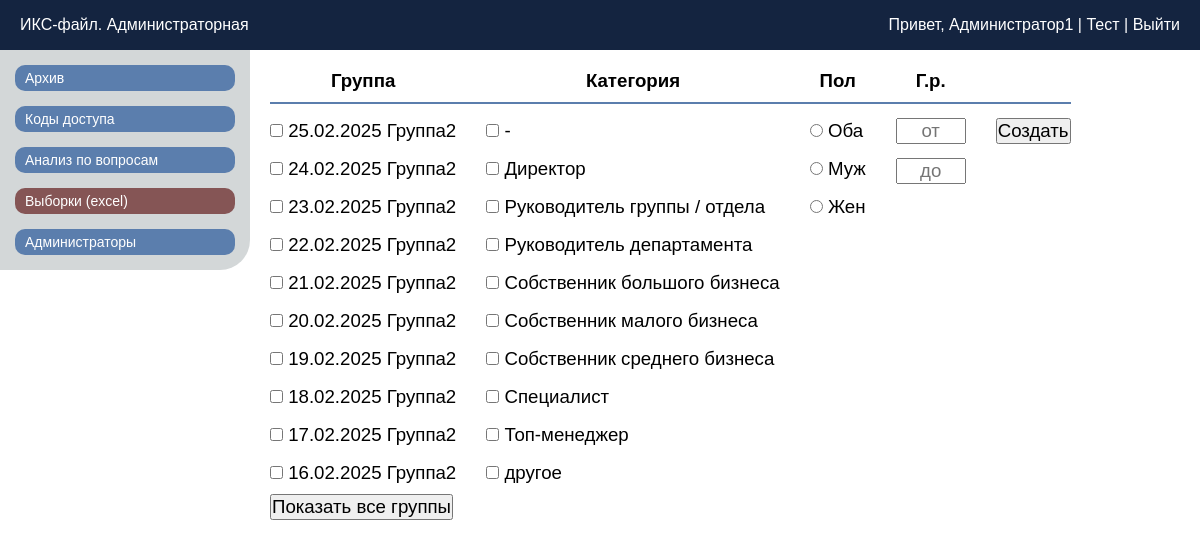
/cab_excelgen (signed in), run on the app's committed database.
### tables this page shows
CREATE TABLE ISeC_results (
                userId TEXT PRIMARY KEY, userGroup TEXT, userName TEXT, userSurname TEXT, userSex TEXT, userBirthyear INTEGER, userCategory TEXT, userEmail TEXT,
                adaptation_1 INTEGER, compromise_1 INTEGER, bidding_1 INTEGER, threat_1 INTEGER, logicArgument_1 INTEGER, emotionsArgument_1 INTEGER,
                adaptationCount_1 REAL, compromiseCount_1 REAL, biddingCount_1 REAL, threatCount_1 REAL, logicArgumentCount_1 REAL, emotionsArgumentCount_1 REAL,
                b1_q1_top INTEGER, b1_q2_top INTEGER, b1_q3_top INTEGER, b1_q4_top INTEGER, b1_q5_top INTEGER, b1_q6_top INTEGER, b1_q7_top INTEGER, b1_q8_top INTEGER,
                b1_q9_top INTEGER, b1_q10_top INTEGER, b1_q11_top INTEGER, b1_q12_top INTEGER, b1_q13_top INTEGER, b1_q14_top INTEGER, b1_q15_top INTEGER,

                adaptation_2 INTEGER, compromise_2 INTEGER, threat_2 INTEGER, cooperation_2 INTEGER, avoidance_2 INTEGER,
                adaptationCount_2 REAL, compromiseCount_2 REAL, threatCount_2 REAL, cooperationCount_2 REAL, avoidanceCount_2 REAL,
                b2_q1_top INTEGER, b2_q2_top INTEGER, b2_q3_top INTEGER, b2_q4_top INTEGER, b2_q5_top INTEGER, b2_q6_top INTEGER, b2_q7_top INTEGER, b2_q8_top INTEGER,
                b2_q9_top INTEGER, b2_q10_top INTEGER, b2_q11_top INTEGER, b2_q12_top INTEGER, b2_q13_top INTEGER, b2_q14_top INTEGER, b2_q15_top INTEGER, b2_q16_top INTEGER,
                b2_q17_top INTEGER, b2_q18_top INTEGER, b2_q19_top INTEGER, b2_q20_top INTEGER, b2_q21_top INTEGER, b2_q22_top INTEGER, b2_q23_top INTEGER, b2_q24_top INTEGER,
                b2_q25_top INTEGER, b2_q26_top INTEGER, b2_q27_top INTEGER, b2_q28_top INTEGER, b2_q29_top INTEGER, b2_q30_top INTEGER,

                adaptation_3 INTEGER, threat_3 INTEGER, cooperation_3 INTEGER,
                adaptationCount_3 REAL, threatCount_3 REAL, cooperationCount_3 REAL,
                b3_q1 INTEGER, b3_q2 INTEGER, b3_q3 INTEGER, b3_q4 INTEGER, b3_q5 INTEGER, b3_q6 INTEGER, b3_q7 INTEGER, b3_q8 INTEGER, b3_q9 INTEGER,

                understandingOfStyles_4 INTEGER, strengthInstallation_4 INTEGER, manipulationInstallation_4 INTEGER, negotiationsInstallation_4 INTEGER,
                strengthInstallationCount_4 REAL, manipulationInstallationCount_4 REAL, negotiationsInstallationCount_4 REAL,
                b4_q1 INTEGER, b4_q2 INTEGER, b4_q3 INTEGER, b4_q4 INTEGER, b4_q5 INTEGER, b4_q6 INTEGER, b4_q7 INTEGER, b4_q8 INTEGER,
                b4_q9 INTEGER, b4_q10 INTEGER, b4_q11 INTEGER, b4_q12 INTEGER, b4_q13 INTEGER, b4_q14 INTEGER, b4_q15 INTEGER, b4_q16 INTEGER,

                adaptation_5 INTEGER, bidding_5 INTEGER, logicArgument_5 INTEGER, emotionsArgument_5 INTEGER, avoidance_5 INTEGER,
                adaptationCount_5 REAL, biddingCount_5 REAL, logicArgumentCount_5 REAL, emotionsArgumentCount_5 REAL, avoidanceCount_5 REAL,
                b5_q1 INTEGER, b5_q2 INTEGER, b5_q3 INTEGER, b5_q4 INTEGER, b5_q5 INTEGER, b5_q6 INTEGER, b5_q7 INTEGER, b5_q8 INTEGER,
                b5_q9 INTEGER, b5_q10 INTEGER, b5_q11 INTEGER, b5_q12 INTEGER,

                logicArgument_6 INTEGER, emotionsArgument_6 INTEGER,
                logicArgumentCount_6 REAL, emotionsArgumentCount_6 REAL,
                b6_q1 INTEGER, b6_q2 INTEGER, b6_q3 INTEGER, b6_q4 INTEGER, b6_q5 INTEGER, b6_q6 INTEGER, b6_q7 INTEGER, b6_q8 INTEGER, b6_q9 INTEGER, b6_q10 INTEGER

            );

### app.py (the view)
@app.route('/cab_excelgen')
def cab_excelgen():
    if 'admin_data' not in session:
        return redirect(url_for('cab_login'))
    groups = get_unique_groups()  # Получаем уникальные группы
    categories = get_unique_categories()  # Получаем уникальные категории
    sorted_groups = sort_groups_by_date(groups)  # Сортируем группы по дате
    return render_template('cab_excelgen.html', groups=sorted_groups, categories=categories)

### app.py (called while the page is built)
def get_db_connection():
    try:
        db_path = os.path.join(os.path.dirname(__file__), 'database/ISeC_database.db')
        if not os.path.exists(db_path):
            print(f"База данных не найдена по пути: {db_path}")
        print("Попытка подключения к базе данных...")
        conn = sqlite3.connect(db_path)  # Укажите путь к вашей базе данных
        conn.row_factory = sqlite3.Row  # Позволяет обращаться к столбцам по именам
        print("Подключение успешно.")
        return conn
    except sqlite3.Error as e:
        print(f"Ошибка подключения к базе данных: {e}")
        return None

def get_unique_groups():
    conn = get_db_connection()
    cursor = conn.cursor()
    cursor.execute("SELECT DISTINCT userGroup FROM ISeC_results")
    groups = cursor.fetchall()
    cursor.close()
    conn.close()
    return [group[0] for group in groups]  # Преобразуем в список

def get_unique_categories():
    conn = get_db_connection()
    cursor = conn.cursor()
    cursor.execute("SELECT DISTINCT userCategory FROM ISeC_results")
    categories = cursor.fetchall()
    cursor.close()
    conn.close()
    return sorted([category[0] for category in categories])  # Преобразуем в список и сортируем по алфавиту

def sort_groups_by_date(groups):
    def extract_date(group_name):
        match = re.search(r'(\d{2}\.\d{2}\.\d{4})', group_name)  # Используем регулярное выражение для извлечения даты
        if match:
            date_str = match.group(1)
            return datetime.strptime(date_str, '%d.%m.%Y')  # Преобразуем строку в объект datetime
        return datetime.min  # Если дата не найдена, возвращаем минимальную дату
    return sorted(groups, key=extract_date, reverse=True)  # Сортируем группы по дате в обратном порядке (от самой поздней к самой ранней)

### templates/cab_excelgen.html (shortened to what this page needs)
<!doctype html>
<html lang="ru">
<head>
	<link rel="stylesheet" href="{{ url_for('static', filename='css/style_adminCab.css') }}">
</head>
<body>
	<header class="header">
		<div class="header_ISeC">ИКС-файл. Администраторная</div>
		<div class="header_admin">
			<span>
				Привет, <a href="{{ url_for('index') }}">{{ session['admin_data']['adminName'] }}</a> |
				<a href="{{ url_for('index') }}">Тест</a> |
				<a href="{{ url_for('cab_logout') }}">Выйти</a>
			</span>
		</div>
	</header>
	<main class="main">
		<div class="side_menu">
			<button class="btn_sidelink" id="btn_cab_archive">
				Архив
			</button>
			<button class="btn_sidelink" id="btn_cab_codes">
				Коды доступа
			</button>
			<button class="btn_sidelink" id="btn_cab_analysis">
				Анализ по вопросам
			</button>
			<button class="btn_sidelink_actual" id="btn_cab_excelgen">
				Выборки (excel)
			</button>
			<button class="btn_sidelink" id="btn_cab_admins">
				Администраторы
			</button>
		</div>
        {% if session.admin_data.excelgenAccess == 'true' %}
		<div class="central_excelgen">
			<table>
				<thead>
					<tr class="conditions_head">
						<th class="conditions_head_th_0">
							<p>Группа</p>
						</th>
						<th class="conditions_head_th_1">
							<p>Категория</p>
						</th>
						<th class="conditions_head_th_2">
							<p>Пол</p>
						</th>
						<th class="conditions_head_th_3">
							<p>Г.р.</p>
						</th>
						<th class="conditions_head_th_4">
						</th>
					</tr>
				</thead>
				<tbody>
					<tr class="conditions_block">
						<td class="conditions_block_td_0">
							<div name="group_fullname">
								{% for group in groups %}
								<div class="group-item {% if loop.index > 10 %}hidden_groups{% endif %}">
									<input type="checkbox" id="group_{{ loop.index }}" name="group_checkbox"
										value="{{ group }}">
									<label for="group_{{ loop.index }}">{{ group }}</label>
								</div>
								{% endfor %}
							</div>
							<button id="show_all_groups"
								class="{% if groups|length <= 10 %}hidden-button{% endif %}">Показать все
								группы</button>
						</td>
						<td class="conditions_block_td_1">
							<div name="category">
								{% for category in categories %}
								<div>
									<input type="checkbox" id="category_{{ loop.index }}" name="category_checkbox"
										value="{{ category }}">
									<label for="category_{{ loop.index }}">{{ category }}</label>
								</div>
								{% endfor %}
							</div>
						</td>
						<td class="conditions_block_td_2">
							<div class="excelgen_inputs">
								<div>
									<input type="radio" name="sex" id="sex_both">
									<label for="sex_both">Оба</label>
								</div>
								<div>
									<input type="radio" name="sex" value="Мужской" id="sex_male">
									<label for="sex_both">Муж</label>
								</div>
								<div>
									<input type="radio" name="sex" value="Женский" id="sex_female">
									<label for="sex_both">Жен</label>
								</div>
							</div>
						</td>
						<td class="conditions_block_td_3">
							<div>
								<input type="text" id="yearFrom" placeholder="от" autocomplete="off">
							</div>
							<div>
								<input type="text" id="yearUntil" placeholder="до" autocomplete="off">
							</div>
						</td>
						<td class="conditions_block_td_4">
							<button id="start_excelgen">Создать</button>
						</td>
					</tr>
				</tbody>
			</table>
		</div>
        {% else %}
        <span class="access_blocked">У Вас нет доступа к этой странице</span>
        {% endif %}
	</main>
</body>
</html>

### static/css/style_adminCab.css (style rules this page uses)
* { margin: 0; padding: 0; box-sizing: border-box; }
body { font-family: Arial, sans-serif; background-color: #ffffff; }
.header { width: 100%; height: 50px; display: flex; justify-content: space-between; align-items: center; padding: 0 10px; color: #ffffff; background-color: #142440; }
.header_ISeC { padding-left: 10px; }
.header_admin { text-align: right; padding-right: 10px; }
a { text-decoration: none; color: inherit; background-color: transparent; }
.main { display: flex; flex-direction: row; }
.side_menu { padding-top: 15px; display: flex; flex-direction: column; width: 250px; background-color: #d3d7d8; height: 220px; gap: 15px; border-bottom-right-radius: 30px; }
.btn_sidelink { color: #ffffff; background-color: #5b7ead; text-align: left; font-size: 14px; margin: 0 15px; padding: 5px 0 5px 10px; border-radius: 10px; border: none; cursor: pointer; }
.btn_sidelink_actual { color: #ffffff; background-color: #855555; text-align: left; font-size: 14px; margin: 0 15px; padding: 5px 0 5px 10px; border-radius: 10px; border: none; cursor: pointer; }
.central_excelgen * { border-collapse: collapse; font-size: 14pt; }
.central_excelgen table { margin: 20px 0 0 20px; }
.conditions_block_td_3 * { width: 70px; margin-top: 7px; text-align: center; }
.conditions_block_td_4 * { margin-top: 14px; }
.conditions_block { vertical-align: top; }
.conditions_head { border-bottom: 2px solid #5b7ead; }
.conditions_head * { padding-bottom: 5px; }
.conditions_head th, .conditions_block_td_0, .conditions_block_td_1, .conditions_block_td_2, .conditions_block_td_3 { padding-right: 30px; }
.conditions_block_td_0 *, .conditions_block_td_1 *, .conditions_block_td_2 * { margin-top: 10px; }

### data on the page
ISeC_results: userGroup "25.02.2025 Группа2"
ISeC_results: userGroup "24.02.2025 Группа2"
ISeC_results: userGroup "23.02.2025 Группа2"
ISeC_results: userGroup "22.02.2025 Группа2"
ISeC_results: userGroup "21.02.2025 Группа2"
ISeC_results: userGroup "20.02.2025 Группа2"
ISeC_results: userGroup "19.02.2025 Группа2"
ISeC_results: userGroup "18.02.2025 Группа2"
ISeC_results: userGroup "17.02.2025 Группа2"
ISeC_results: userGroup "16.02.2025 Группа2"

### other printed values
{{ session['admin_data']['adminName'] }} "Администратор1"
{{ category }} "-" "Директор" "Руководитель группы / отдела" "Руководитель департамента" "Собственник большого бизнеса" "Собственник малого бизнеса" "Собственник среднего бизнеса" "Специалист" "Топ-менеджер" "другое"
